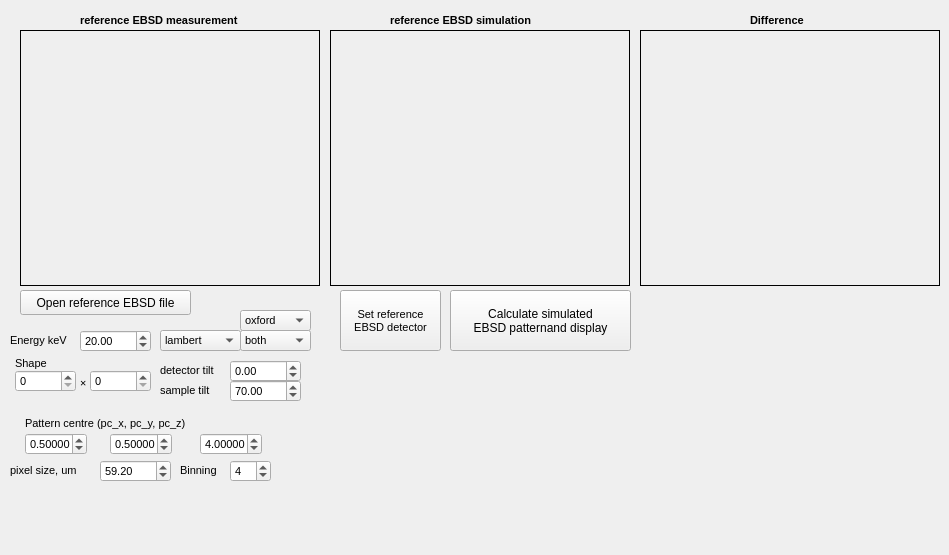
       <widget class="QWidget" name="EBSD_reference">
        <attribute name="title">
         <string>EBSD calibration</string>
        </attribute>
        <widget class="QLabel" name="label_current_j">
         <property name="geometry">
          <rect>
           <x>250</x>
           <y>530</y>
           <width>55</width>
           <height>16</height>
          </rect>
         </property>
         <property name="text">
          <string/>
         </property>
        </widget>
        <widget class="QDoubleSpinBox" name="doubleSpinBox_ref_EBSD_pc_y">
         <property name="geometry">
          <rect>
           <x>110</x>
           <y>433</y>
           <width>62</width>
           <height>22</height>
          </rect>
         </property>
         <property name="font">
          <font>
           <pointsize>8</pointsize>
          </font>
         </property>
         <property name="decimals">
          <number>5</number>
         </property>
         <property name="value">
          <double>0.500000000000000</double>
         </property>
        </widget>
        <widget class="QDoubleSpinBox" name="doubleSpinBox_ref_EBSD_pixel_size">
         <property name="geometry">
          <rect>
           <x>100</x>
           <y>460</y>
           <width>71</width>
           <height>22</height>
          </rect>
         </property>
         <property name="font">
          <font>
           <family>Arial</family>
           <pointsize>8</pointsize>
          </font>
         </property>
         <property name="value">
          <double>59.200000000000003</double>
         </property>
        </widget>
        <widget class="QLabel" name="label_68">
         <property name="geometry">
          <rect>
           <x>15</x>
           <y>353</y>
           <width>51</width>
           <height>20</height>
          </rect>
         </property>
         <property name="font">
          <font>
           <family>Arial</family>
           <pointsize>8</pointsize>
          </font>
         </property>
         <property name="text">
          <string>Shape</string>
         </property>
        </widget>
        <widget class="QLabel" name="label_69">
         <property name="geometry">
          <rect>
           <x>160</x>
           <y>360</y>
           <width>71</width>
           <height>21</height>
          </rect>
         </property>
         <property name="font">
          <font>
           <family>Arial</family>
           <pointsize>8</pointsize>
          </font>
         </property>
         <property name="text">
          <string>detector tilt</string>
         </property>
        </widget>
        <widget class="QLabel" name="label_70">
         <property name="geometry">
          <rect>
           <x>10</x>
           <y>460</y>
           <width>101</width>
           <height>21</height>
          </rect>
         </property>
         <property name="font">
          <font>
           <family>Arial</family>
           <pointsize>8</pointsize>
          </font>
         </property>
         <property name="text">
          <string>pixel size, um</string>
         </property>
        </widget>
        <widget class="QDoubleSpinBox" name="doubleSpinBox_ref_EBSD_energy">
         <property name="geometry">
          <rect>
           <x>80</x>
           <y>330</y>
           <width>71</width>
           <height>22</height>
          </rect>
         </property>
         <property name="font">
          <font>
           <family>Arial</family>
           <pointsize>8</pointsize>
          </font>
         </property>
         <property name="minimum">
          <double>0.000000000000000</double>
         </property>
         <property name="maximum">
          <double>200.000000000000000</double>
         </property>
         <property name="singleStep">
          <double>0.100000000000000</double>
         </property>
         <property name="value">
          <double>20.000000000000000</double>
         </property>
        </widget>
        <widget class="QDoubleSpinBox" name="doubleSpinBox_ref_EBSD_pc_x">
         <property name="geometry">
          <rect>
           <x>25</x>
           <y>433</y>
           <width>62</width>
           <height>22</height>
          </rect>
         </property>
         <property name="font">
          <font>
           <pointsize>8</pointsize>
          </font>
         </property>
         <property name="decimals">
          <number>5</number>
         </property>
         <property name="value">
          <double>0.500000000000000</double>
         </property>
        </widget>
        <widget class="QComboBox" name="comboBox_ref_EBSD_projection">
         <property name="geometry">
          <rect>
           <x>160</x>
           <y>330</y>
           <width>81</width>
           <height>21</height>
          </rect>
         </property>
         <property name="font">
          <font>
           <pointsize>8</pointsize>
          </font>
         </property>
         <item>
          <property name="text">
           <string>lambert</string>
          </property>
         </item>
         <item>
          <property name="text">
           <string>---</string>
          </property>
         </item>
        </widget>
        <widget class="QSpinBox" name="spinBox_ref_EBSD_binning">
         <property name="geometry">
          <rect>
           <x>230</x>
           <y>460</y>
           <width>41</width>
           <height>22</height>
          </rect>
         </property>
         <property name="font">
          <font>
           <family>Arial</family>
           <pointsize>8</pointsize>
          </font>
         </property>
         <property name="minimum">
          <number>1</number>
         </property>
         <property name="maximum">
          <number>100000</number>
         </property>
         <property name="value">
          <number>4</number>
         </property>
        </widget>
        <widget class="QLabel" name="label_71">
         <property name="geometry">
          <rect>
           <x>180</x>
           <y>460</y>
           <width>51</width>
           <height>21</height>
          </rect>
         </property>
         <property name="font">
          <font>
           <family>Arial</family>
           <pointsize>8</pointsize>
          </font>
         </property>
         <property name="text">
          <string>Binning</string>
         </property>
        </widget>
        <widget class="QComboBox" name="comboBox_ref_EBSD_hemispheres">
         <property name="geometry">
          <rect>
           <x>240</x>
           <y>330</y>
           <width>71</width>
           <height>21</height>
          </rect>
         </property>
         <property name="font">
          <font>
           <pointsize>8</pointsize>
          </font>
         </property>
         <item>
          <property name="text">
           <string>both</string>
          </property>
         </item>
         <item>
          <property name="text">
           <string>north</string>
          </property>
         </item>
         <item>
          <property name="text">
           <string>south</string>
          </property>
         </item>
        </widget>
        <widget class="QDoubleSpinBox" name="doubleSpinBox_ref_EBSD_sample_tilt">
         <property name="geometry">
          <rect>
           <x>230</x>
           <y>380</y>
           <width>71</width>
           <height>22</height>
          </rect>
         </property>
         <property name="font">
          <font>
           <family>Arial</family>
           <pointsize>8</pointsize>
          </font>
         </property>
         <property name="minimum">
          <double>-360.000000000000000</double>
         </property>
         <property name="maximum">
          <double>360.000000000000000</double>
         </property>
         <property name="singleStep">
          <double>0.100000000000000</double>
         </property>
         <property name="value">
          <double>70.000000000000000</double>
         </property>
        </widget>
        <widget class="QSpinBox" name="spinBox_ref_EBSD_pattern_pixels_y">
         <property name="geometry">
          <rect>
           <x>90</x>
           <y>370</y>
           <width>61</width>
           <height>22</height>
          </rect>
         </property>
         <property name="font">
          <font>
           <pointsize>8</pointsize>
          </font>
         </property>
         <property name="maximum">
          <number>5000</number>
         </property>
         <property name="value">
          <number>0</number>
         </property>
        </widget>
        <widget class="QPushButton" name="pushButton_set_ref_EBSD_detector">
         <property name="geometry">
          <rect>
           <x>340</x>
           <y>290</y>
           <width>101</width>
           <height>61</height>
          </rect>
         </property>
         <property name="font">
          <font>
           <family>Arial</family>
           <pointsize>8</pointsize>
          </font>
         </property>
         <property name="text">
          <string>Set reference
EBSD detector</string>
         </property>
        </widget>
        <widget class="QLabel" name="label_72">
         <property name="geometry">
          <rect>
           <x>10</x>
           <y>330</y>
           <width>81</width>
           <height>21</height>
          </rect>
         </property>
         <property name="font">
          <font>
           <family>Arial</family>
           <pointsize>8</pointsize>
          </font>
         </property>
         <property name="text">
          <string>Energy keV</string>
         </property>
        </widget>
        <widget class="QLabel" name="label_73">
         <property name="geometry">
          <rect>
           <x>25</x>
           <y>413</y>
           <width>241</width>
           <height>20</height>
          </rect>
         </property>
         <property name="font">
          <font>
           <pointsize>8</pointsize>
          </font>
         </property>
         <property name="text">
          <string>Pattern centre (pc_x, pc_y, pc_z)</string>
         </property>
        </widget>
        <widget class="QLabel" name="label_74">
         <property name="geometry">
          <rect>
           <x>160</x>
           <y>380</y>
           <width>61</width>
           <height>21</height>
          </rect>
         </property>
         <property name="font">
          <font>
           <family>Arial</family>
           <pointsize>8</pointsize>
          </font>
         </property>
         <property name="text">
          <string>sample tilt</string>
         </property>
        </widget>
        <widget class="QSpinBox" name="spinBox_ref_EBSD_pattern_pixels_x">
         <property name="geometry">
          <rect>
           <x>15</x>
           <y>370</y>
           <width>61</width>
           <height>22</height>
          </rect>
         </property>
         <property name="font">
          <font>
           <pointsize>8</pointsize>
          </font>
         </property>
         <property name="maximum">
          <number>5000</number>
         </property>
         <property name="value">
          <number>0</number>
         </property>
        </widget>
        <widget class="QDoubleSpinBox" name="doubleSpinBox_ref_EBSD_detector_tilt">
         <property name="geometry">
          <rect>
           <x>230</x>
           <y>360</y>
           <width>71</width>
           <height>22</height>
          </rect>
         </property>
         <property name="font">
          <font>
           <family>Arial</family>
           <pointsize>8</pointsize>
          </font>
         </property>
         <property name="minimum">
          <double>-360.000000000000000</double>
         </property>
         <property name="maximum">
          <double>360.000000000000000</double>
         </property>
         <property name="singleStep">
          <double>0.100000000000000</double>
         </property>
         <property name="value">
          <double>0.000000000000000</double>
         </property>
        </widget>
        <widget class="QLabel" name="label_76">
         <property name="geometry">
          <rect>
           <x>80</x>
           <y>375</y>
           <width>20</width>
           <height>16</height>
          </rect>
         </property>
         <property name="font">
          <font>
           <family>Arial Black</family>
           <pointsize>8</pointsize>
          </font>
         </property>
         <property name="text">
          <string>×</string>
         </property>
        </widget>
        <widget class="QDoubleSpinBox" name="doubleSpinBox_ref_EBSD_pc_z">
         <property name="geometry">
          <rect>
           <x>200</x>
           <y>433</y>
           <width>62</width>
           <height>22</height>
          </rect>
         </property>
         <property name="font">
          <font>
           <pointsize>8</pointsize>
          </font>
         </property>
         <property name="decimals">
          <number>5</number>
         </property>
         <property name="value">
          <double>4.000000000000000</double>
         </property>
        </widget>
        <widget class="QLabel" name="label_image_ref_EBSD_measurement">
         <property name="geometry">
          <rect>
           <x>20</x>
           <y>30</y>
           <width>300</width>
           <height>256</height>
          </rect>
         </property>
         <property name="sizePolicy">
          <sizepolicy hsizetype="Ignored" vsizetype="Ignored">
           <horstretch>0</horstretch>
           <verstretch>0</verstretch>
          </sizepolicy>
         </property>
         <property name="minimumSize">
          <size>
           <width>256</width>
           <height>256</height>
          </size>
         </property>
         <property name="frameShape">
          <enum>QFrame::Box</enum>
         </property>
         <property name="text">
          <string/>
         </property>
        </widget>
        <widget class="QPushButton" name="pushButton_open_file_ref_EBSD_measurement">
         <property name="geometry">
          <rect>
           <x>20</x>
           <y>290</y>
           <width>171</width>
           <height>25</height>
          </rect>
         </property>
         <property name="text">
          <string>Open reference EBSD file</string>
         </property>
        </widget>
        <widget class="QLabel" name="label_77">
         <property name="geometry">
          <rect>
           <x>80</x>
           <y>10</y>
           <width>201</width>
           <height>20</height>
          </rect>
         </property>
         <property name="font">
          <font>
           <pointsize>8</pointsize>
           <weight>75</weight>
           <bold>true</bold>
          </font>
         </property>
         <property name="text">
          <string>reference EBSD measurement</string>
         </property>
        </widget>
        <widget class="QComboBox" name="comboBox_ref_EBSD_convention">
         <property name="geometry">
          <rect>
           <x>240</x>
           <y>310</y>
           <width>71</width>
           <height>21</height>
          </rect>
         </property>
         <property name="font">
          <font>
           <pointsize>8</pointsize>
          </font>
         </property>
         <item>
          <property name="text">
           <string>oxford</string>
          </property>
         </item>
         <item>
          <property name="text">
           <string>bruker</string>
          </property>
         </item>
         <item>
          <property name="text">
           <string>---</string>
          </property>
         </item>
        </widget>
        <widget class="QLabel" name="label_image_ref_EBSD_simulation">
         <property name="geometry">
          <rect>
           <x>330</x>
           <y>30</y>
           <width>300</width>
           <height>256</height>
          </rect>
         </property>
         <property name="sizePolicy">
          <sizepolicy hsizetype="Ignored" vsizetype="Ignored">
           <horstretch>0</horstretch>
           <verstretch>0</verstretch>
          </sizepolicy>
         </property>
         <property name="minimumSize">
          <size>
           <width>256</width>
           <height>256</height>
          </size>
         </property>
         <property name="frameShape">
          <enum>QFrame::Box</enum>
         </property>
         <property name="text">
          <string/>
         </property>
        </widget>
        <widget class="QLabel" name="label_78">
         <property name="geometry">
          <rect>
           <x>390</x>
           <y>10</y>
           <width>181</width>
           <height>20</height>
          </rect>
         </property>
         <property name="font">
          <font>
           <pointsize>8</pointsize>
           <weight>75</weight>
           <bold>true</bold>
          </font>
         </property>
         <property name="text">
          <string>reference EBSD simulation</string>
         </property>
        </widget>
        <widget class="QLabel" name="label_79">
         <property name="geometry">
          <rect>
           <x>750</x>
           <y>10</y>
           <width>71</width>
           <height>20</height>
          </rect>
         </property>
         <property name="font">
          <font>
           <pointsize>8</pointsize>
           <weight>75</weight>
           <bold>true</bold>
          </font>
         </property>
         <property name="text">
          <string>Difference</string>
         </property>
        </widget>
        <widget class="QLabel" name="label_image_ref_EBSD_difference">
         <property name="geometry">
          <rect>
           <x>640</x>
           <y>30</y>
           <width>300</width>
           <height>256</height>
          </rect>
         </property>
         <property name="sizePolicy">
          <sizepolicy hsizetype="Ignored" vsizetype="Ignored">
           <horstretch>0</horstretch>
           <verstretch>0</verstretch>
          </sizepolicy>
         </property>
         <property name="minimumSize">
          <size>
           <width>256</width>
           <height>256</height>
          </size>
         </property>
         <property name="frameShape">
          <enum>QFrame::Box</enum>
         </property>
         <property name="text">
          <string/>
         </property>
        </widget>
        <widget class="QPushButton" name="pushButton_calculate_EBSD_pattern_and_display">
         <property name="geometry">
          <rect>
           <x>450</x>
           <y>290</y>
           <width>181</width>
           <height>61</height>
          </rect>
         </property>
         <property name="text">
          <string>Calculate simulated
EBSD patternand display</string>
         </property>
        </widget>
       </widget>
